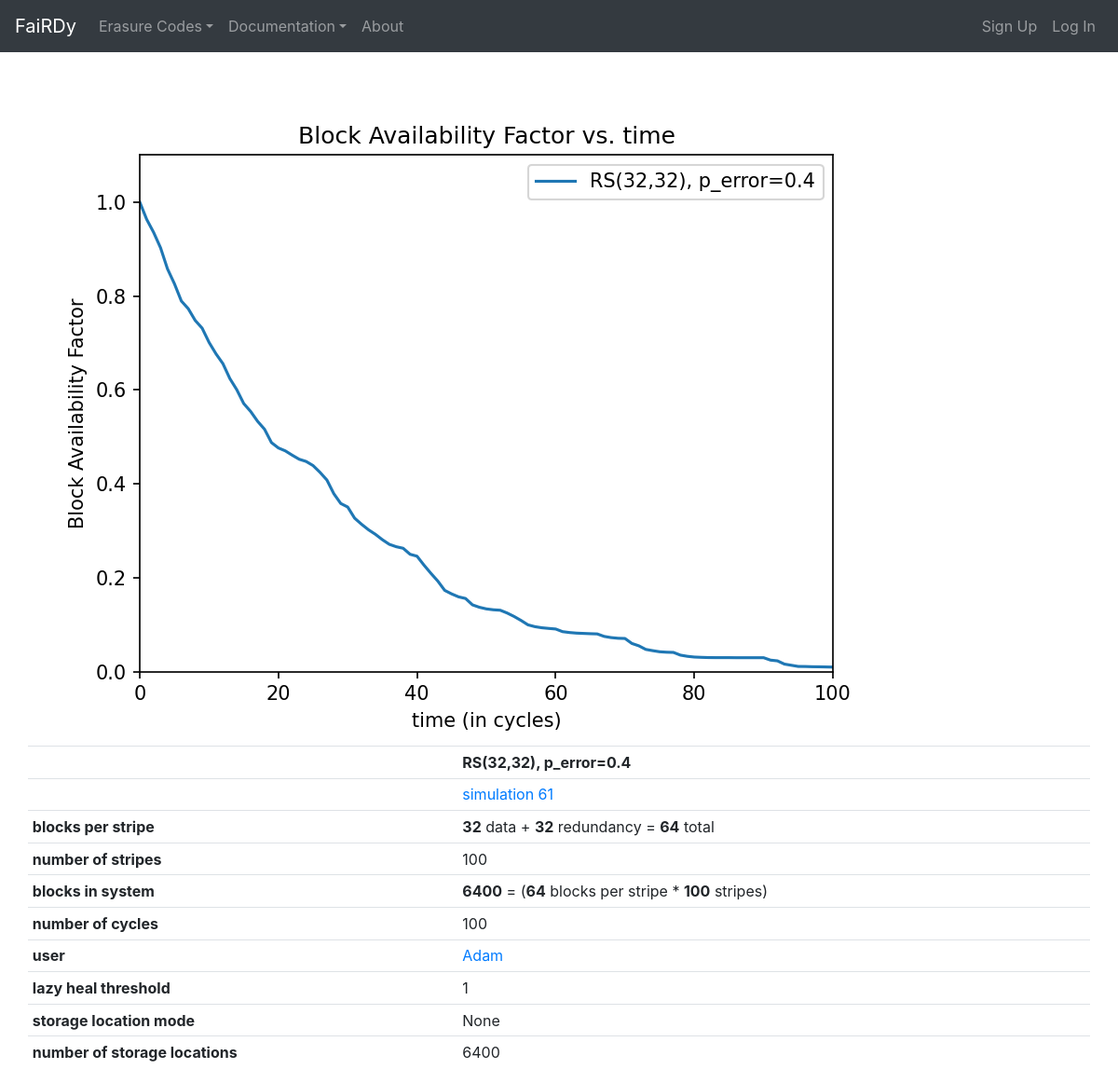
Page /fairdy/visualize/?id=61 on the committed database.
### fairdy/models.py (models this page shows, shortened)
class Simulation(models.Model):
    class Codes(models.TextChoices):
        REPLICATION = 'REP'
        REED_SOLOMON = 'RS'
        GENERALIZED_PYRAMID = 'GP'
    class StorageLocationModes(models.TextChoices):
        RANDOM = 'random'
        EQUAL_SHUFFLE = 'equal_shuffle'
        HASH_BLOCK_INDEX = 'hash_block_index'
    code_type = models.CharField(
        'Erasure Code',
        max_length=10,
        choices=Codes.choices
    )
    k_value = models.PositiveIntegerField(
        '(k) data blocks per stripe',
        validators=[MinValueValidator(1)]
    )
    m_value = models.PositiveIntegerField(
        '(m) redundancy blocks per stripe',
        validators=[MinValueValidator(1)]
    )
    n_value = models.PositiveIntegerField(
        '(n) total blocks per stripe',
        validators=[MinValueValidator(1)]
    )
    num_stripes = models.PositiveIntegerField(
        'stripes per simulation',
        validators=[MinValueValidator(1)]
    )
    num_cycles = models.PositiveIntegerField(
        'number of cycles',
        validators=[MinValueValidator(1)]
    )
    p_error = models.FloatField(
        '(p_error) probability of block failure',
        validators=[MinValueValidator(0), MaxValueValidator(1)]
    )
    storage_location_mode = models.CharField(
        max_length=50,
        choices=StorageLocationModes.choices,
        blank=True,
        null=True
    )
    num_storage_locations = models.PositiveIntegerField(
        'Number of storage locations',
        validators=[MinValueValidator(1)]
    )
    lazy_heal_threshold = models.PositiveIntegerField(
        default=1,  # '1' for for eager heal, for GPC sims this field holds the horiz. threshold, vert. is on GPC model
        validators=[MinValueValidator(1)]
    )
    start_time = models.DateTimeField()
    end_time = models.DateTimeField(null=True)
    fairdy_user = models.ForeignKey(
        FairdyUser,
        on_delete=models.SET_NULL,
        null=True
    )
    view_count = models.PositiveIntegerField(default=0, blank=True)
    def __str__(self):
        if self.code_type == self.Codes.REED_SOLOMON:
            return 'RS({},{}), p_error={}'.format(self.k_value, self.m_value, self.p_error)
        elif self.code_type == self.Codes.REPLICATION:
            return 'REP {} copies, p_error={}'.format(self.m_value, self.p_error)
        else:
            self.__str__()
    def num_blocks_in_system(self):
        return self.n_value * self.num_stripes

### fairdy/views.py (the view)
# urls.py: path('visualize/', visualize, name='visualize'),
def visualize(request):
    if 'id' not in request.GET:
        raise Http404()
    ids = request.GET.getlist('id')
    sims = Simulation.objects.filter(pk__in=ids).order_by('-id')
    for sim in sims:
        sim.view_count += 1
        sim.save()
    data = {'sims': sims}
    max_cycle_count = sims.aggregate(Max('num_cycles'))['num_cycles__max'] + 1
    labels = []
    for sim in sims:
        y = sim.cycle_set.values_list('block_availability_factor', flat=True)
        if len(y) < max_cycle_count:
            y = list(y) + ([0] * (max_cycle_count - len(y)))
        x = range(max_cycle_count)
        pyplot.plot(x, y)
        labels.append('{}'.format(str(sim)))
    pyplot.legend(labels)
    pyplot.xlim(0, max_cycle_count - 1)
    pyplot.ylim(0, 1.1)
    pyplot.xlabel('time (in cycles)')
    pyplot.ylabel('Block Availability Factor')
    pyplot.title('Block Availability Factor vs. time')
    buf = BytesIO()
    pyplot.savefig(buf, format='png', dpi=150)
    pyplot.close()
    data['graph'] = base64.b64encode(buf.getvalue()).decode('utf-8').replace('\n', '')
    return render(request, 'visualize.html', data)

### web/context_processors.py (called while the page is built)
def get_installed_codes(request):
    return {
        'installed_codes': Simulation.Codes
    }

### fairdy/templates/visualize.html (shortened to what this page needs)
{% extends "base.html" %}
{% block content %}
        <div class="col">
            <img class="img-fluid">
            <table class="table table-sm">
                <tr>
                    <th>&nbsp;</th>
                    <th>&nbsp;</th>
                    <th>blocks per stripe</th>
                    <th>number of stripes</th>
                    <th>blocks in system</th>
                    <th>number of cycles</th>
                    <th>user</th>
                    <th>lazy heal threshold</th>
                    <th>storage location mode</th>
                    <th>number of storage locations</th>
                </tr>
                {% for sim in sims %}
                <tr>
                    <th>{{ sim }}</th>
                    <td><a href="{% url 'fairdy:visualize' %}?id={{ sim.id }}">simulation {{ sim.id }}</a></td>
                    <td><strong>{{ sim.k_value }}</strong> data + <strong>{{ sim.m_value }}</strong> redundancy = <strong>{{ sim.n_value }}</strong> total</td>
                    <td>{{ sim.num_stripes }}</td>
                    <td><strong>{{ sim.num_blocks_in_system }}</strong> = (<strong>{{ sim.n_value }}</strong> blocks per stripe * <strong>{{ sim.num_stripes }}</strong> stripes)</td>
                    <td>{{ sim.num_cycles }}</td>
                    {% with username=sim.fairdy_user.user.username %}
                    <td><a href="{% url 'fairdy:index' %}?username={{ username }}">{{ username  }}</a></td>
                    {% endwith %}
                    <td>{{ sim.lazy_heal_threshold }}</td>
                    <td>{{ sim.storage_location_mode }}</td>
                    <td>{{ sim.num_storage_locations }}</td>
                </tr>
                {% endfor %}
            </table>
        </div>
{% endblock %}

### templates/base.html (style rules this page uses)
body { padding-top: 5rem; }

### fairdy/templates/visualize.html (style rules this page uses)
table { display: table; }
table tr { display: table-cell; }
table tr td, table tr th { display: block; }

### rows in the picture
Simulation: code_type+k_value+m_value "RS(32,32), p_error=0.4", id "61", k_value "32", m_value "32", n_value "64", num_stripes "100", num_blocks_in_system "6400", num_cycles "100", fairdy_user.user.username "Adam", lazy_heal_threshold "1", storage_location_mode "None", num_storage_locations "6400"
